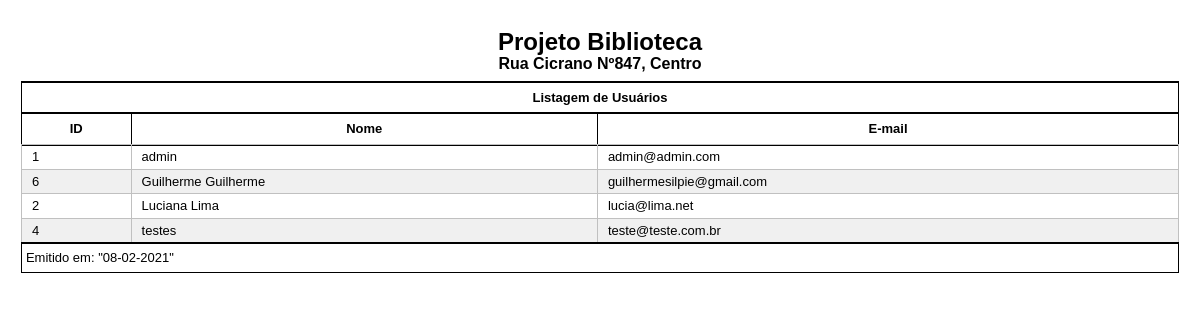
The page /relatorios/listausuarios.php on the database its author committed.
### tables this page shows
CREATE TABLE `tbusuario` (
  `id_usuario` int(11) UNSIGNED NOT NULL,
  `nome` varchar(50) DEFAULT NULL,
  `email` varchar(80) DEFAULT NULL,
  `senha` varchar(20) DEFAULT NULL
);

### db/PdoConexao.class.php (called while the page is built)
<?php
class PdoConexao{
	private static $instancia;
	public static function getInstancia(){
		if(!isset(self::$instancia)){
			try{
				$dns = 'mysql:host=localhost;dbname=dbbiblioteca';
				$usuario = 'root';
				$senha = '';
				self::$instancia = new PDO($dns, $usuario, $senha);
				self::$instancia -> setAttribute(PDO::ATTR_ERRMODE, PDO::ERRMODE_EXCEPTION);
			}catch(PDOException $excecao){
				echo $excecao -> getMessage();
				exit();
			}
		}
		return self::$instancia;
	}
}
?>

### db/UsuarioCRUD.class.php (called while the page is built, shortened)
<?php
	class UsuarioCRUD implements InterfaceCRUD{
		private $instanciaConexaoPdoAtiva;
		public function __construct(){
			$this->instanciaConexaoPdoAtiva = PdoConexao::getInstancia();
		}
		public function consultar($sql){
			try{
				$operacao= $this->instanciaConexaoPdoAtiva->prepare($sql);
				$operacao->execute();
				$linhas = $operacao->fetchAll();
				return $linhas;
			}catch(PDOException $excecao){
				echo $excecao->getMessage();
			}
		}
	}
?>

### relatorios/listausuarios.php (the view, shortened to what this page needs)
<!DOCTYPE html>
<html>
<head>
	<link rel="stylesheet" type="text/css" href="../plugins/fontawesome-free/css/all.min.css">
	<link rel="stylesheet" type="text/css" href="style.css">
</head>
<body>
	<center>
		<h2>Projeto Biblioteca</h2>
		<h3>Rua Cicrano Nº847, Centro</h3>
	</center>
	<table width="100%" border="1px">
		<thead>
			<tr>
				<th colspan="100%">Listagem de Usuários</th>
			</tr>
			<tr>
				<th>ID</th>
				<th>Nome</th>
				<th>E-mail</th>
			</tr>
		</thead>
		<tbody>
			<tr>
				<?php
				include('../db/PdoConexao.class.php');
                include('../db/UsuarioCRUD.class.php');
                $usuarioCRUD = new UsuarioCRUD();
                $sql = "select * from tbusuario order by nome";
                $pesquisa = $usuarioCRUD->consultar($sql);
                foreach ($pesquisa as $linha) {
                echo'	<tr><td>'.$linha['id_usuario'].'</td>
                		<td>'.$linha['nome'].'</td>
                		<td>'.$linha['email'].'</td></tr>';
                }
				?>
			</tr>
		</tbody>
		<tfoot>
			<tr>
				<td colspan="100%">Emitido em: "<?php date_default_timezone_set('America/Fortaleza'); echo date('d-m-Y');?>"</td>
			</tr>
		</tfoot>
	</table>
</body>
</html>

### relatorios/style.css (style rules this page uses)
body { margin: 0.5cm; padding:2px; font: 15pt Georgia, "Verdana", Times, serif; color: #000; }
h2 { font-size: 18pt; font-family:calibri,helvetica,arial,sans-serif; line-height: 0.1em; padding:0; }
h3 { font-size: 12pt; font-family:calibri,helvetica,arial,sans-serif; line-height: 0.1em; padding:0; }
table,td { border : 1px solid #000; border-collapse : collapse; font : small/1.5 "Tahoma", "Bitstream Vera Sans", Verdana, Helvetica, sans-serif; }
table { border :1px solid #000; }
thead th, tbody th { color : #000; padding : 5px 10px; border-top : 2px solid #000; border-bottom : 2px solid #000; border-left : 1px solid #000; border-right : 1px solid #000; }
tbody tr td { padding : 2px 10px; border-top : 1px solid #000; color : #000; border: 1.2px solid #C0C0C0; }
table tbody tr:nth-child(2n+1) { background: #F0F0F0; }
tfoot td, tfoot th { border-left : none; border-top : 2px solid #000; padding : 4px; background : #FFF; color : #0; }

### rows shown on the page
tbusuario: id_usuario "1", nome "admin", email "admin@admin.com"
tbusuario: id_usuario "6", nome "Guilherme Guilherme", email "guilhermesilpie@gmail.com"
tbusuario: id_usuario "2", nome "Luciana Lima", email "lucia@lima.net"
tbusuario: id_usuario "4", nome "testes", email "teste@teste.com.br"
